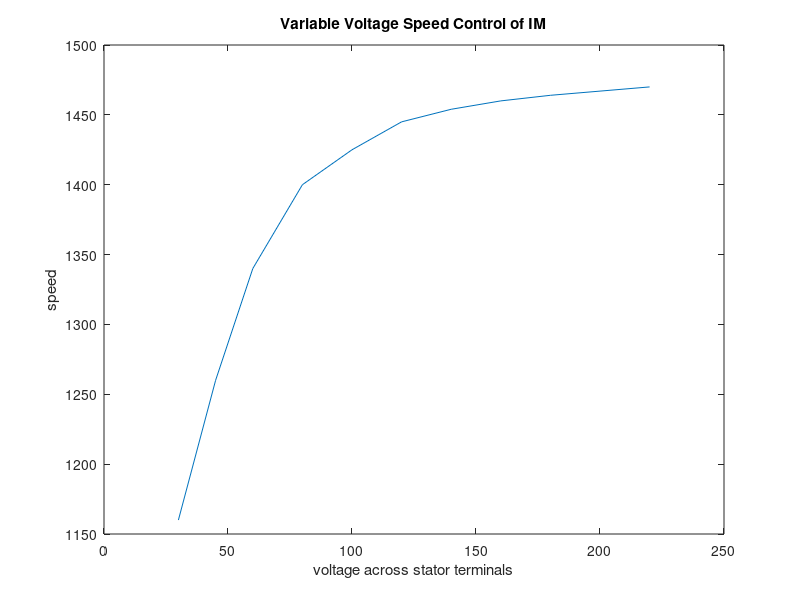

Source code (MATLAB):
V1 = 220:-20:60;
V2 = [45 30];
V = [V1 V2];
speed = [1470 1467 1464 1460 1454 1445 1425 1400 1340 1260 1160];

plot(V,speed)
title('Variable Voltage Speed Control of IM')
xlabel ('voltage across stator terminals')
ylabel ('speed')